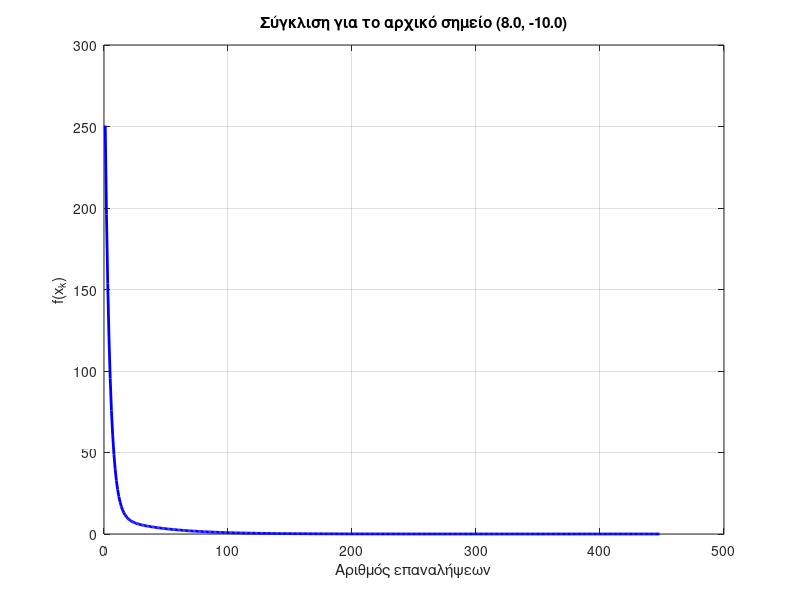

This figure's MATLAB source:
% ΘΕΜΑ 4 - ΜΕΘΟΔΟΣ ΜΕΓΙΣΤΗΣ ΚΑΘΟΔΟΥ με ΠΡΟΒΟΛΗ
% για αρχικό σημείο (8, -10)
clc; clearvars; close all;

% Συνάρτηση f
f = @(x1, x2) (1/3)*x1^2 + 3*x2^2;

% Gradient της f
grad_f = @(x1, x2) [(2/3)*x1, 6*x2];

initial_point = [8, -10]; % Αρχικό σημείο
sk = 0.1; % Σταθερό βήμα sκ της μεθ. Μέγιστης Καθόδου
gk = 0.2; % Σταθερό βήμα γκ της μεθ. Εφικτών Κατευθύνσεων για την προβολή
epsilon = 0.01; % Ακρίβεια
lower_bounds = [-10, -8];
upper_bounds = [5, 12];
max_iter=1000;

% Συνάρτηση προβολής στο ορθογώνιο σύνολο περιορισμών
projection = @(x) max(lower_bounds, min(upper_bounds, x));

% Αρχικοποίηση
xk = initial_point; % Σημείο εκκίνησης
iter_cnt = 1; % Μετρητής επαναλήψεων
f_values = []; % Αποθήκευση τιμών της f για το γράφημα σύγκλισης

while norm(grad_f(xk(1), xk(2))) > epsilon && iter_cnt < max_iter
    % Υπολογισμός της κατεύθυνσης καθόδου
    gradf = grad_f(xk(1), xk(2));
    dk = -gradf; % Κατεύθυνση καθόδου
   
    % Υπολογισμός νέου σημείου
    xk_bar=projection(xk + sk*dk);
    xk_new = xk + gk*(xk_bar-xk); 

    % Ενημέρωση του xk
    xk = xk_new;

    % Αποθήκευση της τρέχουσας τιμής της f
    f_values = [f_values, f(xk(1), xk(2))];

    % Αύξηση του μετρητή επαναλήψεων
    iter_cnt = iter_cnt + 1;
end

% Εμφάνιση αποτελεσμάτων
fprintf('Αρχικό σημείο: (%.2f, %.2f)\n', initial_point(1), initial_point(2));
fprintf('Τελικό σημείο: x* = (%.4f, %.4f)\n', xk(1), xk(2));
fprintf('Τελική τιμή: f(x*) = %.6f\n', f(xk(1), xk(2)));
fprintf('Συνολικές επαναλήψεις: %d\n', iter_cnt);

% Γράφημα σύγκλισης
figure;
plot(1:length(f_values), f_values, 'LineWidth', 2, 'Color', 'b');
title(sprintf('Σύγκλιση για το αρχικό σημείο (%.1f, %.1f)', initial_point(1), initial_point(2)));
xlabel('Αριθμός επαναλήψεων');
ylabel('f(x_k)');
grid on;